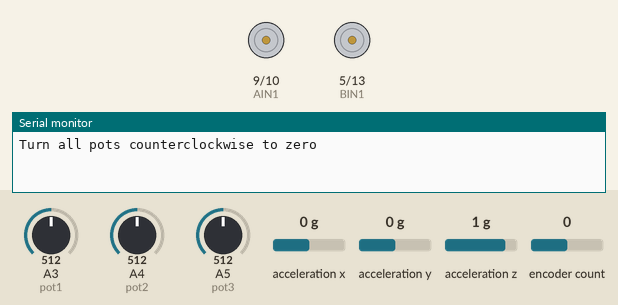
This sketch was run on a simulated Arduino Leonardo, built with avr-gcc and run on an emulated ATmega32U4. Shown: direction and speed pins drawn as motors (green arrow = direction pin HIGH = forward, orange = LOW = backward, longer = more drive), the last lines printed to the serial monitor. Wiring (inferred from the names in the program): MPU-6050 motion sensor at I2C address 0x68. Inputs (shaded band) come from the test bench; at power-on: A3 (pot1) = 512, A4 (pot2) = 512, encoder count 0, A5 (pot3) = 512, acceleration x 0 g, acceleration y 0 g, acceleration z 1 g.

Above: at 1.3 s.
1.4 s: A3 (pot1) set to 30
2.9 s: A4 (pot2) set to 932
5.1 s: A4 (pot2) set to 962
At 6.9 s:
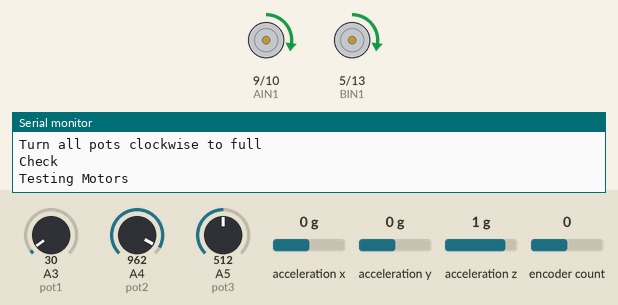
At 7.7 s:
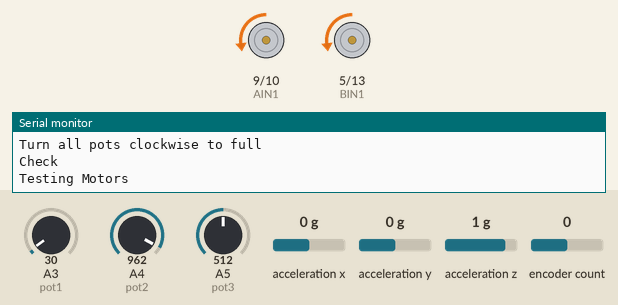
11.1 s: encoder count set to 1
Timing chart, 0 to 13.6 s (numbered marks = the images above; inputs shaded):
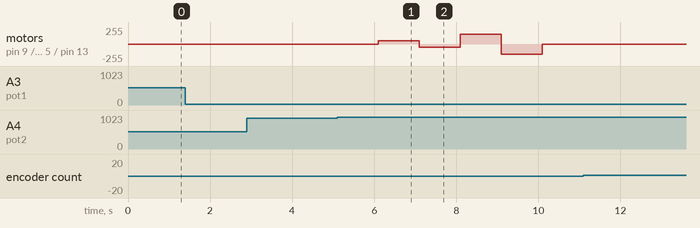

Measured:
- the behaviour switches between 949 and 950 on A4 (pot2) (found by bisection; images 0 and 1)
- after the input at 2.9 s, every drawn part: stays the same
- after the input at 5.1 s, motor on pin 9 (AIN1) / pin 10 (PWMA), motor on pin 5 (BIN1) / pin 13 (PWMB): stopped → forward 50/255 after 1.0 s, → backward 50/255 1.0 s later, → forward 150/255 1.0 s later, → backward 150/255 1.0 s later, … (5 changes in this stretch)

The sketch:

Function_Demo.ino
```cpp
//TEST PROGRAM FOR TESTING I/O of the PIDDYBOT
// Latest Version of PIDDYBOT Self Balancing Program 08/10/17
// Program created by Sean Hodgins.
// Http://Idlehandsproject.com
// This is free to be shared, altered, and used.
// LIBRARIES
//For use with board Version 1.1 - ATMEGA32U4 with DRV8835 Motor Driver(small chip)


//#define DEBUG_ENABLE
//#define HARD_PID_VALUES
//#define EPID_TUNE
//#define RAW_ACC
//#define BT_CONN
#define BT_GRAPHS
#include <Wire.h>

#include "Kalman.h"
#include <MPU6050.h>
#include <I2Cdev.h>
#include <EEPROM.h>
#include <Encoder.h>

int A = 1;
int B = 2;

//Motor A
int PWMA = 10; //Speed control
int AIN1 = 9; //Direction

//Motor B
int PWMB = 13; //Speed control
int BIN1 = 5; //Direction

// Potentiometers
static int pot1 = A3;
static int pot2 = A4;
static int pot3 = A5;

static int BATT = A6;

//float distancecount = 0;
float correction = -10;
int correctionEn = 1;
int returnto = 0;

int moveDir = 1;

#define RESTRICT_PITCH


//int drive = 0;

// PID CONSTANTS
float Kp = 0;
float Ki = 0;
float Kd = 0;

// from MPU datasheet
//const float accScale = 8192;
//const float gyroScale = 131;

//const int numGyroSamples = 300;

//const float gyroWeight = .90;
//const float accWeight = .10;

double accX, accY, accZ;
double gyroX, gyroY, gyroZ;
int16_t tempRaw;

Kalman kalmanX; // Create the Kalman instances
//Kalman kalmanY;

double gyroXangle;//, gyroYangle; // Angle calculate using the gyro only
double compAngleX;//, compAngleY; // Calculated angle using a complementary filter
double kalAngleX;//, kalAngleY;

uint32_t timer;
uint8_t i2cData[14];
int16_t ax, ay, az;
int16_t gx, gy, gz;

MPU6050 mpu;

float gyroOffset = 0; // set in calibrateGyro()

const int AvgAngles = 3;
float prevTargetAngle = 0;
float targetAngle = -90;
uint8_t saveAngle = 0;
int tAngle = 0;


float angles[5];

float currAngle = 0;
float prevAngle = 0;
float prevAngles[AvgAngles];
int prevAngleI = 0;
int motorSpeed;
float rotate = 1;
int forward = 0;
int coursetiming = 0;
int dir = 0;
int lastdir = 0;

float errorSum = 0;
float currError = 0;
float prevError = 0;
float iTerm = 0;
float dTerm = 0;
float pTerm = 0;

//Location PID CONTROL - These are the PID control for the robot trying to hold its location.
float Lp = 1;
float Li = 0;
float Ld = 0;
float offsetLoc = 0;
float pT, iT, dT = 0;
float errorS = 0;
float prevE = 0;
float mSpeed = 0;
float Movement = 0;

int turnREn = 0;
int turnLEn = 0;

int fallflag = 0;

unsigned long previousBTTime = 0;


const long BTinterval = 1000;
////////////NEW ENCODER////////////////
//#define A_ENC 12
//#define B_ENC
//Encoder myEncA(14, 12);
Encoder myEncB(8, 6);
void pin3func() {
  //  returnto = myEncA.read();

  returnto = constrain(returnto, -5000, 5000);

}
/////////////NEW ENCODER////////////////

void setup() {
  //MOTOR SETUP
  pinMode(PWMA, OUTPUT);
  pinMode(AIN1, OUTPUT);
  pinMode(PWMB, OUTPUT);
  pinMode(BIN1, OUTPUT);
  pinMode(BATT, INPUT);

  // Serial Connection
  Serial.begin(38400);

  Wire.begin();

  delay(5);
  mpu.initialize();
  Serial1.println(mpu.testConnection() ? "MPU is good!" : "Oops! Check the connections");

  KalmanInit();

  //  myEncA.write(0);
  myEncB.write(0);
  checkBatt();
  saveAngle = EEPROM.read(1);
  tAngle = saveAngle * -1;
}


void loop() {

  while (!Serial);
  testPots();
  testMotors();
  testEncoder();

  Serial.println("Outputting Angle");
  while(1){
    Serial.println(currAngle);
    delay(200);
  }

}

//Subroutine for finding new angle and using Kalman Filter.
void updateAngle() {

  while (i2cRead(0x3B, i2cData, 14));
  accX = ((i2cData[0] << 8) | i2cData[1]);
  accY = ((i2cData[2] << 8) | i2cData[3]);
  accZ = ((i2cData[4] << 8) | i2cData[5]);
  tempRaw = (i2cData[6] << 8) | i2cData[7];
  gyroX = (i2cData[8] << 8) | i2cData[9];
  gyroY = (i2cData[10] << 8) | i2cData[11];
  gyroZ = (i2cData[12] << 8) | i2cData[13];

  double dt = (double)(micros() - timer) / 1000000; // Calculate delta time
  timer = micros();

#ifdef RAW_ACC
  Serial.print("Ax: ");
  Serial.print(accX);
  Serial.print("Ay: ");
  Serial.print(accY);
  Serial.print("Az: ");
  Serial.println(accZ);
  Serial.print("Gx: ");
  Serial.print(gyroX);
  Serial.print("Gy: ");
  Serial.print(gyroY);
  Serial.print("Gz: ");
  Serial.println(gyroZ);
#endif
#ifdef RESTRICT_PITCH // Eq. 25 and 26
  double roll  = atan2(accY, accZ) * RAD_TO_DEG;
  //double pitch = atan(-accX / sqrt(accY * accY + accZ * accZ)) * RAD_TO_DEG;
#endif

  double gyroXrate = gyroX / 131.0; // Convert to deg/s
  //double gyroXrate = gyroX / 16.4;

#ifdef RESTRICT_PITCH
  // This fixes the transition problem when the accelerometer angle jumps between -180 and 180 degrees
  if ((roll < -90 && kalAngleX > 90) || (roll > 90 && kalAngleX < -90)) {
    kalmanX.setAngle(roll);
    compAngleX = roll;
    kalAngleX = roll;
    gyroXangle = roll;
  }
  else
    kalAngleX = kalmanX.getAngle(roll, gyroXrate, dt); // Calculate the angle using a Kalman filter
#endif

  gyroXangle += gyroXrate * dt; // Calculate gyro angle without any filter


  compAngleX = 0.99 * (compAngleX + gyroXrate * dt) + 0.01 * roll; // Calculate the angle using a Complimentary filter


  // Reset the gyro angle when it has drifted too much
  if (gyroXangle < -180 || gyroXangle > 180)
    gyroXangle = kalAngleX;


  currAngle = compAngleX;

  //currAngle = kalAngleX;
  //int elim = (currAngle - prevAngle);
  //if (elim > 75 || elim < -75){
  // Serial.println("Fault!");
  // currAngle = prevAngle;//while(1);
  //}


  prevAngle = currAngle;
#ifdef BT_CONN
  Serial1.print(roll); Serial1.print(",");
  Serial1.print(gyroXangle); Serial1.print(",");
  Serial1.print(compAngleX); Serial1.print(",");
  Serial1.println(kalAngleX);
#endif
}


//PID Loop for Motor Speed control based on angle
void updateSpeed() {


  float K = 1;
  currError = targetAngle - currAngle;
  int errCheck = (currError - prevError);
  //Serial.print(currError);
  //Serial.print("   ");
  //Serial.print(prevError);
  //Serial.print("   ");
  //Serial.println(errCheck);
  if (abs(errCheck) > 20) {
    updateAngle();
    updateAngle();
    updateAngle();
    updateAngle();
    currError = targetAngle - currAngle;
    errCheck = (currError - prevError);

  }

  currError = constrain(currError, -75, 75);
  //Serial.println(currError);
  pTerm = Kp * currError;
  errorSum += currError;
  errorSum = constrain(errorSum, -200, 200);
  //Serial.println(errorSum);
  iTerm = Ki * errorSum;
  dTerm = Kd * (currError - prevError);
  prevError = currError;

  pT = Lp * returnto;
  dT = Ld * (returnto - prevE);
  prevE = returnto;
  //Serial.println(errorSum);


  if (fallflag == 1) {
    if (currError < 2 && currError > -2
       ) {
      fallflag = 0;
    }
  }

  if (currError > 60 || currError < -60) {
    stop();
    motorSpeed = 0;
    fallflag = 1;
    //    myEncA.write(0);
    myEncB.write(0);
  }
  else {
    if (fallflag == 0) {
      motorSpeed = constrain(K * (pTerm + iTerm + dTerm + pT + dT), -255, 255);
      //motorSpeed = constrain(K*(pTerm + iTerm + dTerm), -255, 255);
    }
  }
  //Serial.println(motorSpeed);

}


void updateMotor() {
  ///////Dont need now with encoders////////////////
  if (motorSpeed < 0) {
    dir = 1;
  }
  else if (motorSpeed > 0) {
    dir = 0;
  }

  if (motorSpeed < 0) {
    motorSpeed = motorSpeed * -1;
  }

  move(1, motorSpeed, dir, rotate);
  move(2, motorSpeed, dir, rotate);
  if (motorSpeed == 0) {
    stop();
  }
}


void move(int motor, int speed, int direction, float turn) {
  //Move specific motor at speed and direction
  //motor: 0 for B 1 for A
  //speed: 0 is off, and 255 is full speed
  //direction: 0 clockwise, 1 counter-clockwise


  int leftspeed, rightspeed;
  leftspeed = constrain((speed - (turn * turnREn)) , 0, 255);
  rightspeed = constrain((speed - (turn * turnLEn)) , 0, 255);


  boolean inPin1 = LOW;
  boolean inPin2 = HIGH;

  if (direction == 1) {
    inPin1 = HIGH;
    inPin2 = LOW;
  }
  /*if (lastdir != direction){
    stop();
    }
    lastdir = direction;
  */

  if (motor == 1) {
    digitalWrite(AIN1, inPin1);
    analogWrite(PWMA, leftspeed);
  }
  else {
    digitalWrite(BIN1, inPin1);
    analogWrite(PWMB, rightspeed);
  }
}
//Turns motors off.
void stop() {
  //Enable Standby
  analogWrite(PWMA, 0);
  analogWrite(PWMB, 0);
}

//Determines distance from target and sets an angle to make robot return to position.
void updateLocation() {
  //returnto = newPosition / 10;
  long AE, BE = 0;
  //  AE = myEncA.read();
  BE = myEncB.read();

  BE = BE * -1;
  if (BE > 400) {
    myEncB.write(-400);
  }
  //  if (AE > 400) {
  //    myEncA.write(400);
  //  }
  if (BE < -400) {
    myEncB.write(400);
  }
  //  if (AE < -400) {
  //    myEncA.write(-400);
  //  }
  //Serial.print(AE);
  //Serial.print(", ");
  //Serial.println(BE);
  offsetLoc = BE;
  //offsetLoc = (returnto + Movement) / 10 ;
  pT = Lp * offsetLoc;
  //errorS += offsetLoc;
  //errorS = constrain(errorS, -200, 200);
  //Serial.println(errorS);
  //iT = Li * errorS;
  dT = Ld * (offsetLoc - prevE);
  prevE = offsetLoc;
  correction = constrain(pT + dT, -4, 4);
}

void testEncoder()
{
  long BE = 0;
  BE = myEncB.read();
  long LBE = 0;
  Serial.println("Turn Encoder past 100 steps");
  while (BE < 100) {
    BE = myEncB.read();
    if (BE != LBE) {
      Serial.println(BE);
      LBE = BE;
    }
  }
  Serial.println("Turn encoded back to 0");
  while (BE > 1) {
    BE = myEncB.read();
    if (BE != LBE) {
      Serial.println(BE);
      LBE = BE;
    }
  }
}


///Check the battery voltage, and stop system running if low.
void checkBatt() {
  int voltage = 0;
  voltage = analogRead(BATT);


  //Serial.println(voltage);
  if (voltage < 200) {
    Serial.println("Recharge Battery");
    while (1) {
      digitalWrite(17, HIGH);
      delay(500);
      digitalWrite(17, LOW);
      delay(500);
    }
  }
}


//If all POTs set to Zero, set the current angle to target angle. This will allow user to change the taget angle for better balancing.
void checkPots() {
  int P1, P2, P3 = 0;
  int pT = 50;
  int zeroed = 0;
  P1 = analogRead(pot1);
  P2 = analogRead(pot2);
  P3 = analogRead(pot3);
  while ((P1 < pT) && (P2 < pT) && (P3 < pT)) {
    updateAngle();
    tAngle = currAngle;
    P1 = analogRead(pot1);
    P2 = analogRead(pot2);
    P3 = analogRead(pot3);
    zeroed = 1;
  }
  saveAngle = tAngle * -1;
  if (zeroed == 1) {
    uint8_t tempAngle = EEPROM.read(1);
    if (tempAngle != saveAngle) {
      EEPROM.write(1, saveAngle);
      Serial.println("Saving to EEPROM");
    }
    zeroed = 0;
  }

}

void testPots()
{
  int P1, P2, P3 = 0;
  int pT = 50;
  int zeroed = 0;
  P1 = analogRead(pot1);
  P2 = analogRead(pot2);
  P3 = analogRead(pot3);
  Serial.println("Turn all pots counterclockwise to zero");
  while ((P1 > pT) && (P2 > pT) && (P3 > pT)) {
    P1 = analogRead(pot1);
    P2 = analogRead(pot2);
    P3 = analogRead(pot3);
  }
  Serial.println("Check");
  Serial.println("Turn all pots clockwise to full");
  while ((P1 < 950) && (P2 < 950) && (P3 < 950)) {
    P1 = analogRead(pot1);
    P2 = analogRead(pot2);
    P3 = analogRead(pot3);
  }
  Serial.println("Check");
}


////Test Motor RPM in relation to PWM.
void testMotors()
{

  //while (!Serial);
  int rpm, changeA, changeB = 0;


  //Serial.println(x);
  //    myEncA.write(0);
  Serial.println("Testing Motors");
  delay(1000);
  myEncB.write(0);

  move(1, 50, 1, 1);
  move(2, 50, 1, 1);
  delay(1000);
  move(1, 50, 0, 1);
  move(2, 50, 0, 1);
  delay(1000);
  move(1, 150, 1, 1);
  move(2, 150, 1, 1);
  delay(1000);
  move(1, 150, 0, 1);
  move(2, 150, 0, 1);
  delay(1000);

  move(1, 0, 0, 1);
  move(2, 0, 0, 1);
  delay(1000);

}


void KalmanInit() {
  TWBR = ((F_CPU / 400000L) - 8) / 2; // Set I2C frequency to 400kHz

  i2cData[0] = 7; // Set the sample rate to 1000Hz - 8kHz/(7+1) = 1000Hz
  i2cData[1] = 0x00; // Disable FSYNC and set 260 Hz Acc filtering, 256 Hz Gyro filtering, 8 KHz sampling
  i2cData[2] = 0x00; // Set Gyro Full Scale Range to ±250deg/s
  i2cData[3] = 0x00; // Set Accelerometer Full Scale Range to ±2g
  while (i2cWrite(0x19, i2cData, 4, false)); // Write to all four registers at once
  while (i2cWrite(0x6B, 0x01, true)); // PLL with X axis gyroscope reference and disable sleep mode

  while (i2cRead(0x75, i2cData, 1));
  if (i2cData[0] != 0x68) { // Read "WHO_AM_I" register
    Serial.print(F("Error reading sensor"));
    while (1);
  }

  delay(100); // Wait for sensor to stabilize

  /* Set kalman and gyro starting angle */
  while (i2cRead(0x3B, i2cData, 6));
  accX = (i2cData[0] << 8) | i2cData[1];
  accY = (i2cData[2] << 8) | i2cData[3];
  accZ = (i2cData[4] << 8) | i2cData[5];

  // Source: http://www.freescale.com/files/sensors/doc/app_note/AN3461.pdf eq. 25 and eq. 26
  // atan2 outputs the value of -π to π (radians) - see http://en.wikipedia.org/wiki/Atan2
  // It is then converted from radians to degrees
#ifdef RESTRICT_PITCH // Eq. 25 and 26
  double roll  = atan2(accY, accZ) * RAD_TO_DEG;
  //double pitch = atan(-accX / sqrt(accY * accY + accZ * accZ)) * RAD_TO_DEG;

#endif

  kalmanX.setAngle(roll); // Set starting angle

  gyroXangle = roll;
  compAngleX = roll;

  timer = micros();
}

const uint8_t IMUAddress = 0x68; // AD0 is logic low on the PCB
const uint16_t I2C_TIMEOUT = 1000; // Used to check for errors in I2C communication

uint8_t i2cWrite(uint8_t registerAddress, uint8_t data, bool sendStop) {
  return i2cWrite(registerAddress, &data, 1, sendStop); // Returns 0 on success
}

uint8_t i2cWrite(uint8_t registerAddress, uint8_t *data, uint8_t length, bool sendStop) {
  Wire.beginTransmission(IMUAddress);
  Wire.write(registerAddress);
  Wire.write(data, length);
  uint8_t rcode = Wire.endTransmission(sendStop); // Returns 0 on success
  if (rcode) {
    Serial.print(F("i2cWrite failed: "));
    Serial.println(rcode);
  }
  return rcode; // See: http://arduino.cc/en/Reference/WireEndTransmission
}

uint8_t i2cRead(uint8_t registerAddress, uint8_t *data, uint8_t nbytes) {
  uint32_t timeOutTimer;
  Wire.beginTransmission(IMUAddress);
  Wire.write(registerAddress);
  uint8_t rcode = Wire.endTransmission(false); // Don't release the bus
  if (rcode) {
    Serial.print(F("i2cRead failed: "));
    Serial.println(rcode);
    return rcode; // See: http://arduino.cc/en/Reference/WireEndTransmission
  }
  Wire.requestFrom(IMUAddress, nbytes, (uint8_t)true); // Send a repeated start and then release the bus after reading
  for (uint8_t i = 0; i < nbytes; i++) {
    if (Wire.available())
      data[i] = Wire.read();
    else {
      timeOutTimer = micros();
      while (((micros() - timeOutTimer) < I2C_TIMEOUT) && !Wire.available());
      if (Wire.available())
        data[i] = Wire.read();
      else {
        Serial.println(F("i2cRead timeout"));
        return 5; // This error value is not already taken by endTransmission
      }
    }
  }
  return 0; // Success
}
```
